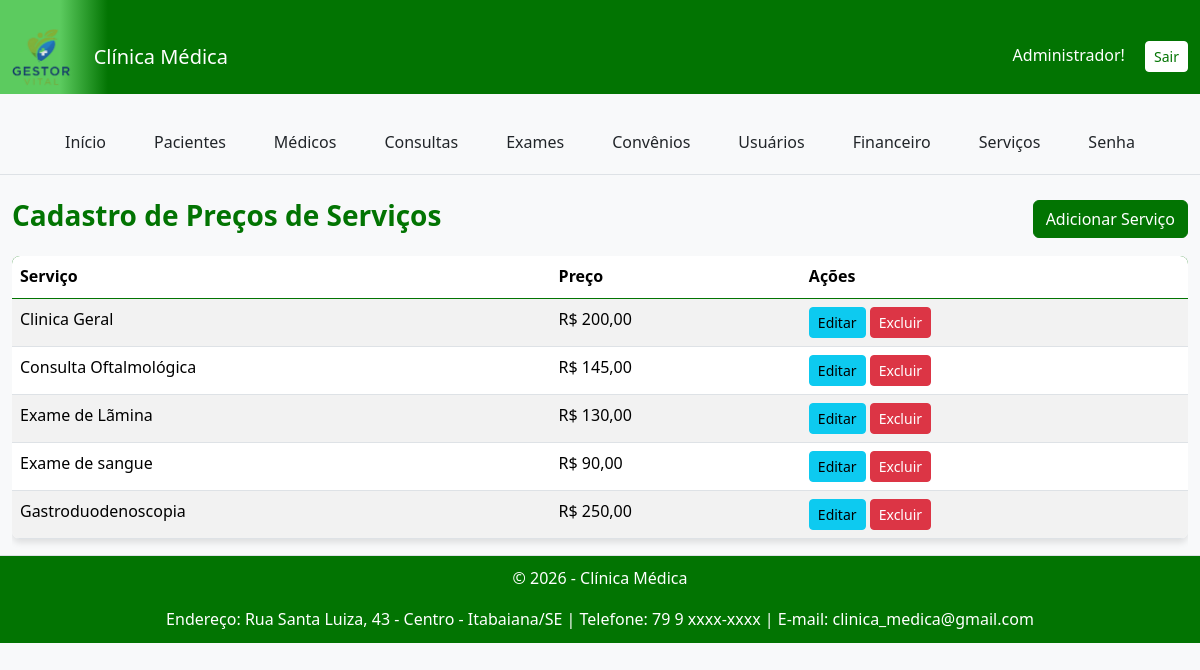
/clinica_medica/private/administrador/precos_procedimentos.php (signed in), run on the app's committed database.
### tables this page shows
CREATE TABLE `identidade_clinica` (
  `id` int(11) NOT NULL,
  `nome_clinica` varchar(255) NOT NULL,
  `url_logo` varchar(255) DEFAULT NULL,
  `endereco` varchar(255) DEFAULT NULL,
  `telefone` varchar(20) DEFAULT NULL,
  `email` varchar(100) DEFAULT NULL,
  `ultimo_update` timestamp NOT NULL DEFAULT CURRENT_TIMESTAMP ON UPDATE CURRENT_TIMESTAMP,
  `cor_primaria` varchar(7) DEFAULT '#007bff'
);

CREATE TABLE `servicos` (
  `id` int(11) NOT NULL,
  `nome` varchar(255) NOT NULL,
  `preco` decimal(10,2) NOT NULL,
  `tipo` enum('Consulta','Exame') NOT NULL,
  `descricao` text,
  `data_criacao` timestamp NOT NULL DEFAULT CURRENT_TIMESTAMP
);

### config/helpers.php (called while the page is built, shortened)
<?php
function get_contrast_color($hexcolor) {
    $hexcolor = ltrim($hexcolor, '#');
    $r = hexdec(substr($hexcolor, 0, 2));
    $g = hexdec(substr($hexcolor, 2, 2));
    $b = hexdec(substr($hexcolor, 4, 2));
    $luminance = (0.299 * $r + 0.587 * $g + 0.114 * $b) / 255;
    return $luminance > 0.5 ? '#000000' : '#FFFFFF';
}
?>

### clinica_medica/private/administrador/precos_procedimentos.php (the view, shortened to what this page needs)
<?php
require_once __DIR__ . '/../../config/config.php';
require_once __DIR__ . '/../includes/cabecalho.php';
require_once __DIR__ . '/../includes/menu.php';
$servicos = [];
$result = $conn->query("SELECT id, nome, preco FROM servicos ORDER BY nome ASC");
if ($result) {
    while ($row = $result->fetch_assoc()) {
        $servicos[] = $row;
    }
}
?>
<div class="container mt-4">
    <div class="d-flex justify-content-between align-items-center mb-3">
        <h3>Cadastro de Preços de Serviços</h3>
        <button class="btn btn-primary" data-bs-toggle="modal" data-bs-target="#modalServico">
            Adicionar Serviço
        </button>
    </div>
    <?php if (empty($servicos)): ?>
        <div class="alert alert-info">Nenhum serviço cadastrado ainda.</div>
    <?php else: ?>
        <div class="table-responsive">
            <table class="table table-striped table-hover">
                <thead>
                    <tr>
                        <th>Serviço</th>
                        <th>Preço</th>
                        <th>Ações</th>
                    </tr>
                </thead>
                <tbody>
                    <?php foreach ($servicos as $servico): ?>
                        <tr>
                            <td><?= htmlspecialchars($servico['nome']) ?></td>
                            <td>R$ <?= number_format($servico['preco'], 2, ',', '.') ?></td>
                            <td>
                                <button class="btn btn-sm btn-info editar-btn"
                                        data-bs-toggle="modal"
                                        data-bs-target="#modalServico"
                                        data-id="<?= $servico['id'] ?>"
                                        data-nome="<?= htmlspecialchars($servico['nome']) ?>"
                                        data-preco="<?= htmlspecialchars($servico['preco']) ?>">
                                    Editar
                                </button>
                                <form action="precos_procedimentos.php" method="POST" class="d-inline-block" onsubmit="return confirm('Tem certeza que deseja excluir este serviço?');">
                                    <button type="submit" class="btn btn-sm btn-danger">Excluir</button>
                                </form>
                            </td>
                        </tr>
                    <?php endforeach; ?>
                </tbody>
            </table>
        </div>
    <?php endif; ?>
</div>
<?php require_once __DIR__ . '/../includes/rodape.php'; ?>

### clinica_medica/private/includes/cabecalho.php (shortened to what this page needs)
<?php
require_once __DIR__ . '/../../config/config.php';
require_once __DIR__ . '/../../../config/helpers.php';
$caminho_base_do_projeto = '/';
$nome_clinica = "Clínica Médica";
$url_logo = "logo_padrao.png";
$cor_primaria = "#007bff";
try {
    $sql = "SELECT nome_clinica, url_logo, cor_primaria FROM identidade_clinica ORDER BY id DESC LIMIT 1";
    $result = $conn->query($sql);
    if ($result && $result->num_rows > 0) {
        $identidade = $result->fetch_assoc();
        $nome_clinica = htmlspecialchars($identidade['nome_clinica']);
        if (!empty($identidade['url_logo'])) {
            $url_logo = htmlspecialchars($identidade['url_logo']);
        }
        if (!empty($identidade['cor_primaria'])) {
            $cor_primaria = htmlspecialchars($identidade['cor_primaria']);
        }
    }
} catch (Exception $e) {
    error_log("Erro ao buscar identidade da clínica: " . $e->getMessage());
}
$nome_pasta_clinica = 'clinica_medica';
$caminho_base_clinica_publica = $caminho_base_do_projeto . $nome_pasta_clinica . '/public/';
$caminho_base_clinica_uploads = $caminho_base_do_projeto . $nome_pasta_clinica . '/';
$cor_contraste = get_contrast_color($cor_primaria);
?>
<!DOCTYPE html>
<html lang="pt-br">
<head>
    <link href="https://cdn.jsdelivr.net/npm/bootstrap@5.3.2/dist/css/bootstrap.min.css" rel="stylesheet">
    <link rel="stylesheet" href="https://cdnjs.cloudflare.com/ajax/libs/font-awesome/6.5.2/css/all.min.css">
    <link rel="stylesheet" href="<?= $caminho_base_clinica_publica . 'assets/css/style.css' ?>">
</head>
<body>
<nav class="navbar navbar-expand-lg navbar-dark navbar-custom">
    <div class="container-fluid">
        <a class="navbar-brand" href="../dashboard.php">
            <img src="<?= $caminho_base_clinica_uploads . $url_logo ?>" alt="Logo da <?= $nome_clinica ?>" class="logo-img">
            <span class="ms-2"><?= $nome_clinica ?></span>
        </a>
        <div>
            <span class="me-3" style="color: <?= $cor_contraste ?>;"><?= htmlspecialchars($_SESSION['usuario_nome']); ?>!</span>
            <a href="<?= $caminho_base_do_projeto ?>logout.php" class="btn btn-sm btn-custom-logout">Sair</a>
        </div>
    </div>
</nav>
<div class="container-fluid">
    <div class="row">

### clinica_medica/private/includes/rodape.php (shortened to what this page needs)
<?php
$dados_rodape = [
    'nome_clinica' => 'Clínica Médica',
    'endereco' => '',
    'telefone' => '',
    'email' => '',
    'cor_primaria' => '#f8f9fa'
];
try {
    if (isset($conn) && $conn->ping()) {
        $sql = "SELECT nome_clinica, endereco, telefone, email, cor_primaria FROM identidade_clinica ORDER BY id DESC LIMIT 1";
        $result = $conn->query($sql);
        if ($result && $result->num_rows > 0) {
            $dados_rodape = $result->fetch_assoc();
        }
    }
} catch (Exception $e) {
    error_log("Erro ao buscar dados do rodapé: " . $e->getMessage());
}
?>
    <footer style="text-align: center; padding: 10px; background-color: <?= htmlspecialchars($dados_rodape['cor_primaria']) ?>; color: white; border-top: 1px solid #dee2e6;">
        <p>&copy; <?= date('Y') ?> - <?= htmlspecialchars($dados_rodape['nome_clinica']) ?></p>
        <p style="margin-bottom: 0;">
            Endereço: <?= htmlspecialchars($dados_rodape['endereco']) ?> |
            Telefone: <?= htmlspecialchars($dados_rodape['telefone']) ?> |
            E-mail: <?= htmlspecialchars($dados_rodape['email']) ?>
        </p>
    </footer>
</body>
</html>

### clinica_medica/public/assets/css/style.css (style rules this page uses)
:root { --primary-color: #007bff; --secondary-color: #6c757d; --background-color: #f8f9fa; --text-color: #343a40; --shadow-light: 0 4px 6px rgba(0, 0, 0, 0.1); --border-radius: 8px; }
body { overflow-y: scroll; background-color: var(--background-color); color: var(--text-color); font-family: 'Segoe UI', 'Roboto', 'Helvetica Neue', Arial, sans-serif; line-height: 1.6; }
h1, h2, h3, h4, h5, h6 { color: var(--primary-color); font-weight: 600; }
.container-fluid { padding-top: 20px; }
.btn-primary { background-color: var(--primary-color); border-color: var(--primary-color); transition: background-color 0.3s ease; }
.table { box-shadow: var(--shadow-light); border-radius: var(--border-radius); overflow: hidden; }
.navbar-custom { min-height: 60px; }
.navbar-brand { height: 100%; padding-top: 0; padding-bottom: 0; display: flex; align-items: center; }
.logo-img { height: 98%; max-height: 50px; width: auto; object-fit: contain; }
.table thead { background-color: var(--primary-color); color: #fff; border-color: var(--primary-color); }

### data on the page
identidade_clinica: url_logo (picture), nome_clinica "Clínica Médica", endereco "Rua Santa Luiza, 43 - Centro - Itabaiana/SE", telefone "79 9 xxxx-xxxx", email "clinica_medica@gmail.com"
servicos: nome "Clinica Geral", preco "200,00"
servicos: nome "Consulta Oftalmológica", preco "145,00"
servicos: nome "Exame de Lãmina", preco "130,00"
servicos: nome "Exame de sangue", preco "90,00"
servicos: nome "Gastroduodenoscopia", preco "250,00"

### other printed values
$_SESSION['usuario_nome'] "Administrador"
$nome "Início"
$nome "Pacientes"
$nome "Médicos"
$nome "Consultas"
$nome "Exames"
$nome "Convênios"
$nome "Usuários"
$nome "Financeiro"
$nome "Serviços"
$nome "Senha"
